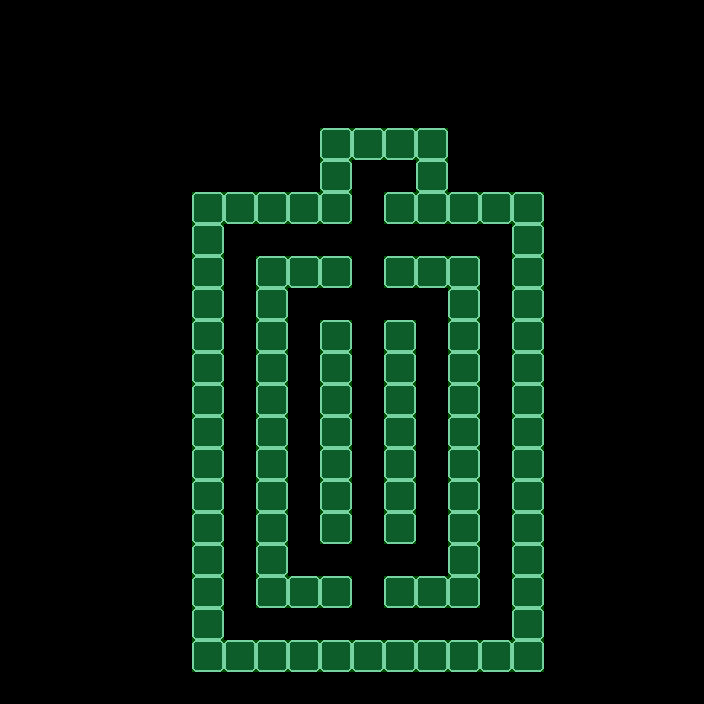

A 2D game scene composited from a Tiled map and its tileset images. What follows is a short description and the map's XML, with every tile layer's data as written:
An orthogonal 22x22 tile map with 32x32 px tiles, 2 tile layers (Parede, Colisor), 2 tilesets.

<map version="1.2" tiledversion="1.2.2" orientation="orthogonal" renderorder="right-down" width="22" height="22" tilewidth="32" tileheight="32" infinite="0" nextlayerid="3" nextobjectid="1">
 <tileset firstgid="1" name="Tileset PNG.fw" tilewidth="32" tileheight="32" tilecount="144" columns="12">
  <image source="../../Images/Tileset/Tileset PNG.fw.png" width="384" height="384" />
 </tileset>
 <tileset firstgid="145" source="../ColisorImage.tsx" />
 <layer id="1" name="Parede" width="22" height="22">
  <data encoding="csv">
0,0,0,0,0,0,0,0,0,0,0,0,0,0,0,0,0,0,0,0,0,0,
0,0,0,0,0,0,0,0,0,0,0,0,0,0,0,0,0,0,0,0,0,0,
0,0,0,0,0,0,0,0,0,0,0,0,0,0,0,0,0,0,0,0,0,0,
0,0,0,0,0,0,0,0,0,0,0,0,0,0,0,0,0,0,0,0,0,0,
0,0,0,0,0,0,0,0,0,0,65,65,65,65,0,0,0,0,0,0,0,0,
0,0,0,0,0,0,0,0,0,0,65,0,0,65,0,0,0,0,0,0,0,0,
0,0,0,0,0,0,65,65,65,65,65,0,65,65,65,65,65,0,0,0,0,0,
0,0,0,0,0,0,65,0,0,0,0,0,0,0,0,0,65,0,0,0,0,0,
0,0,0,0,0,0,65,0,65,65,65,0,65,65,65,0,65,0,0,0,0,0,
0,0,0,0,0,0,65,0,65,0,0,0,0,0,65,0,65,0,0,0,0,0,
0,0,0,0,0,0,65,0,65,0,65,0,65,0,65,0,65,0,0,0,0,0,
0,0,0,0,0,0,65,0,65,0,65,0,65,0,65,0,65,0,0,0,0,0,
0,0,0,0,0,0,65,0,65,0,65,0,65,0,65,0,65,0,0,0,0,0,
0,0,0,0,0,0,65,0,65,0,65,0,65,0,65,0,65,0,0,0,0,0,
0,0,0,0,0,0,65,0,65,0,65,0,65,0,65,0,65,0,0,0,0,0,
0,0,0,0,0,0,65,0,65,0,65,0,65,0,65,0,65,0,0,0,0,0,
0,0,0,0,0,0,65,0,65,0,65,0,65,0,65,0,65,0,0,0,0,0,
0,0,0,0,0,0,65,0,65,0,0,0,0,0,65,0,65,0,0,0,0,0,
0,0,0,0,0,0,65,0,65,65,65,0,65,65,65,0,65,0,0,0,0,0,
0,0,0,0,0,0,65,0,0,0,0,0,0,0,0,0,65,0,0,0,0,0,
0,0,0,0,0,0,65,65,65,65,65,65,65,65,65,65,65,0,0,0,0,0,
0,0,0,0,0,0,0,0,0,0,0,0,0,0,0,0,0,0,0,0,0,0
</data>
 </layer>
 <layer id="2" name="Colisor" width="22" height="22" opacity="0.31">
  <data encoding="csv">
0,0,0,0,0,0,0,0,0,0,0,0,0,0,0,0,0,0,0,0,0,0,
0,0,0,0,0,0,0,0,0,0,0,0,0,0,0,0,0,0,0,0,0,0,
0,0,0,0,0,0,0,0,0,0,0,0,0,0,0,0,0,0,0,0,0,0,
0,0,0,0,0,0,0,0,0,0,0,0,0,0,0,0,0,0,0,0,0,0,
0,0,0,0,0,0,0,0,0,0,145,145,145,145,0,0,0,0,0,0,0,0,
0,0,0,0,0,0,0,0,0,0,145,0,0,145,0,0,0,0,0,0,0,0,
0,0,0,0,0,0,145,145,145,145,145,0,145,145,145,145,145,0,0,0,0,0,
0,0,0,0,0,0,145,0,0,0,0,0,0,0,0,0,145,0,0,0,0,0,
0,0,0,0,0,0,145,0,145,145,145,0,145,145,145,0,145,0,0,0,0,0,
0,0,0,0,0,0,145,0,145,0,0,0,0,0,145,0,145,0,0,0,0,0,
0,0,0,0,0,0,145,0,145,0,145,0,145,0,145,0,145,0,0,0,0,0,
0,0,0,0,0,0,145,0,145,0,145,0,145,0,145,0,145,0,0,0,0,0,
0,0,0,0,0,0,145,0,145,0,145,0,145,0,145,0,145,0,0,0,0,0,
0,0,0,0,0,0,145,0,145,0,145,0,145,0,145,0,145,0,0,0,0,0,
0,0,0,0,0,0,145,0,145,0,145,0,145,0,145,0,145,0,0,0,0,0,
0,0,0,0,0,0,145,0,145,0,145,0,145,0,145,0,145,0,0,0,0,0,
0,0,0,0,0,0,145,0,145,0,145,0,145,0,145,0,145,0,0,0,0,0,
0,0,0,0,0,0,145,0,145,0,0,0,0,0,145,0,145,0,0,0,0,0,
0,0,0,0,0,0,145,0,145,145,145,0,145,145,145,0,145,0,0,0,0,0,
0,0,0,0,0,0,145,0,0,0,0,0,0,0,0,0,145,0,0,0,0,0,
0,0,0,0,0,0,145,145,145,145,145,145,145,145,145,145,145,0,0,0,0,0,
0,0,0,0,0,0,0,0,0,0,0,0,0,0,0,0,0,0,0,0,0,0
</data>
 </layer>
</map>
